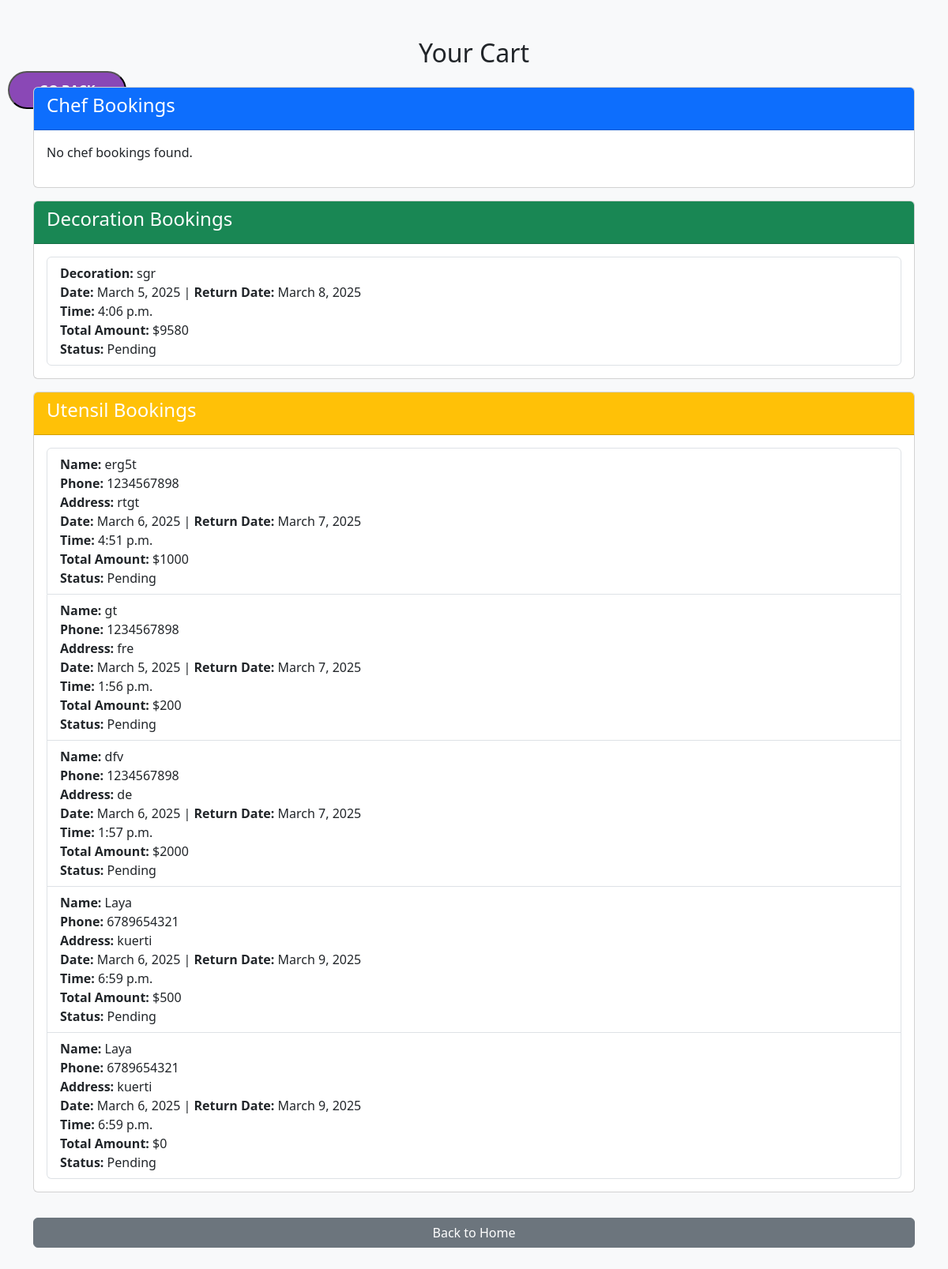
The app's page /user_cart/ (signed in) with its own data.
### EVENT_BOOKING/models.py (models this page shows, shortened)
class deccart(models.Model):
    user=models.ForeignKey(Event,on_delete=models.CASCADE,null=True,blank=True)
    decoration=models.ForeignKey(decorations,on_delete=models.CASCADE,null=True,blank=True)
    date = models.DateField()
    rdate = models.DateField()
    time = models.TimeField()
    amount=models.IntegerField(null=True, blank=True)
    status = models.CharField(max_length=10, choices=[('Paid', 'Paid'), ('refund', 'refund'), ('Rejected', 'Rejected')], default='Pending',null=True,blank=True)
    UTENSIL_CHOICES = [
        ('chair', 'Chair'),
        ('table', 'Table'),
        ('light', 'Light'),
        ('generator', 'Generator'),
    ]
    selected_utensils = models.JSONField(default=dict, blank=True)

class decorations(models.Model):
    name = models.CharField(max_length=100,null=True,blank=True)
    timeduration = models.IntegerField(null=True,blank=True)
    event = models.CharField(max_length=255,null=True,blank=True)
    amount=models.IntegerField(null=True, blank=True)
    image=models.ImageField(upload_to='decorimage/',null='True',blank='True')
    description = models.TextField(null=True, blank=True)
    UTENSIL_CHOICES = [
        ('chair', 'Chair'),
        ('table', 'Table'),
        ('light', 'Light'),
        ('generator', 'Generator'),
    ]
    selected_utensils = models.JSONField(default=dict, blank=True)
    UTENSIL_CHOICES = [
        ('chair', 'Chair'),
        ('table', 'Table'),
        ('light', 'Light'),
        ('generator', 'Generator'),
    ]
    selected_utensils = models.JSONField(default=dict, blank=True)

class Utensilsform(models.Model):
    name = models.CharField(max_length=100)
    phone = models.CharField(max_length=15)
    user=models.ForeignKey(Event,on_delete=models.CASCADE,null=True,blank=True)
    address = models.CharField(max_length=255)
    email = models.EmailField(null=True,blank=True)
    date = models.DateField()
    rdate = models.DateField()
    time = models.TimeField()
    amount=models.IntegerField(null=True, blank=True)
    status = models.CharField(max_length=10, choices=[('Pending', 'Pending'), ('Paid', 'paid'), ('refund', 'refund')], default='Pending')
    UTENSIL_CHOICES = [
        ('cutlery_sets', 'Cutlery Sets'),
        ('plates_bowls', 'Plates and Bowls'),
        ('serving_utensils', 'Serving Utensils'),
        ('specialty_tools', 'Specialty Tools'),
    ]
    selected_utensils = models.JSONField(default=dict, blank=True)

### EVENT_BOOKING/views.py (the view)
# urls.py: path('user_cart/', views.user_cart, name='user_cart'),
def user_cart(request):
    email = request.session.get('email')  # Assuming user is identified by email
    user = get_object_or_404(Event, email=email)  # Get user instance
    chef_cart_items = icart.objects.filter(user=user)
    decoration_cart_items = deccart.objects.filter(user=user)
    utensil_cart_items = Utensilsform.objects.filter(user=user)
    return render(request, 'user_cart.html', {
        'chef_cart_items': chef_cart_items,
        'decoration_cart_items': decoration_cart_items,
        'utensil_cart_items': utensil_cart_items,
    })

### EVENT_BOOKING/templates/user_cart.html (shortened to what this page needs)
<!DOCTYPE html>
<html lang="en">
<head>
    <link href="https://cdn.jsdelivr.net/npm/bootstrap@5.3.0/dist/css/bootstrap.min.css" rel="stylesheet">
</head>
<body class="bg-light py-5">
    <div class="container">
        <h2 class="text-center mb-4">Your Cart</h2>
        <button class="back-button" onclick="window.history.back()">
          </button>
        <div class="card mb-3">
            <div class="card-header bg-primary text-white">
                <h4>Chef Bookings</h4>
            </div>
            <div class="card-body">
                {% if chef_cart_items %}
                    <ul class="list-group">
                        {% for item in chef_cart_items %}
                            <li class="list-group-item">
                                <strong>Package:</strong> {{ item.products.packagename }}<br>
                                <strong>Start:</strong> {{ item.start }} | <strong>End:</strong> {{ item.end }}<br>
                                <strong>Location:</strong> {{ item.location }}<br>
                                <strong>Total Price:</strong> ${{ item.total_price }}<br>
                                <strong>Status:</strong> {{ item.status }}
                            </li>
                        {% endfor %}
                    </ul>
                {% else %}
                    <p>No chef bookings found.</p>
                {% endif %}
            </div>
        </div>
        <div class="card mb-3">
            <div class="card-header bg-success text-white">
                <h4>Decoration Bookings</h4>
            </div>
            <div class="card-body">
                {% if decoration_cart_items %}
                    <ul class="list-group">
                        {% for item in decoration_cart_items %}
                            <li class="list-group-item">
                                <strong>Decoration:</strong> {{ item.decoration.name }}<br>
                                <strong>Date:</strong> {{ item.date }} | <strong>Return Date:</strong> {{ item.rdate }}<br>
                                <strong>Time:</strong> {{ item.time }}<br>
                                <strong>Total Amount:</strong> ${{ item.amount }}<br>
                                <strong>Status:</strong> {{ item.status }}
                            </li>
                        {% endfor %}
                    </ul>
                {% else %}
                    <p>No decoration bookings found.</p>
                {% endif %}
            </div>
        </div>
        <div class="card mb-3">
            <div class="card-header bg-warning text-white">
                <h4>Utensil Bookings</h4>
            </div>
            <div class="card-body">
                {% if utensil_cart_items %}
                    <ul class="list-group">
                        {% for item in utensil_cart_items %}
                            <li class="list-group-item">
                                <strong>Name:</strong> {{ item.name }}<br>
                                <strong>Phone:</strong> {{ item.phone }}<br>
                                <strong>Address:</strong> {{ item.address }}<br>
                                <strong>Date:</strong> {{ item.date }} | <strong>Return Date:</strong> {{ item.rdate }}<br>
                                <strong>Time:</strong> {{ item.time }}<br>
                                <strong>Total Amount:</strong> ${{ item.amount }}<br>
                                <strong>Status:</strong> {{ item.status }}
                            </li>
                        {% endfor %}
                    </ul>
                {% else %}
                    <p>No utensil bookings found.</p>
                {% endif %}
            </div>
        </div>
        <a href="{% url 'home' %}" class="btn btn-secondary w-100 mt-3">
             Back to Home
        </a>
    </div>
</body>
</html>

### EVENT_BOOKING/templates/user_cart.html (style rules this page uses)
.back-button { position: fixed; top: 90px; left: 10px; right:120px; padding: 10px 20px; width:auto; max-width:150px; text-transform: uppercase; background-color: rgb(138, 72, 182); color: white; border-radius: 25px; font-size: 18px; font-weight: bold; font-size: 1rem; align-items: center; }

### records on screen
deccart: decoration.name "sgr", date "March 5, 2025", rdate "March 8, 2025", time "4:06 p.m.", amount "9580", status "Pending"
Utensilsform: name "erg5t", phone "1234567898", address "rtgt", date "March 6, 2025", rdate "March 7, 2025", time "4:51 p.m.", amount "1000", status "Pending"
Utensilsform: name "gt", phone "1234567898", address "fre", date "March 5, 2025", rdate "March 7, 2025", time "1:56 p.m.", amount "200", status "Pending"
Utensilsform: name "dfv", phone "1234567898", address "de", date "March 6, 2025", rdate "March 7, 2025", time "1:57 p.m.", amount "2000", status "Pending"
Utensilsform: name "Laya", phone "6789654321", address "kuerti", date "March 6, 2025", rdate "March 9, 2025", time "6:59 p.m.", amount "500", status "Pending"
Utensilsform: name "Laya", phone "6789654321", address "kuerti", date "March 6, 2025", rdate "March 9, 2025", time "6:59 p.m.", amount "0", status "Pending"
